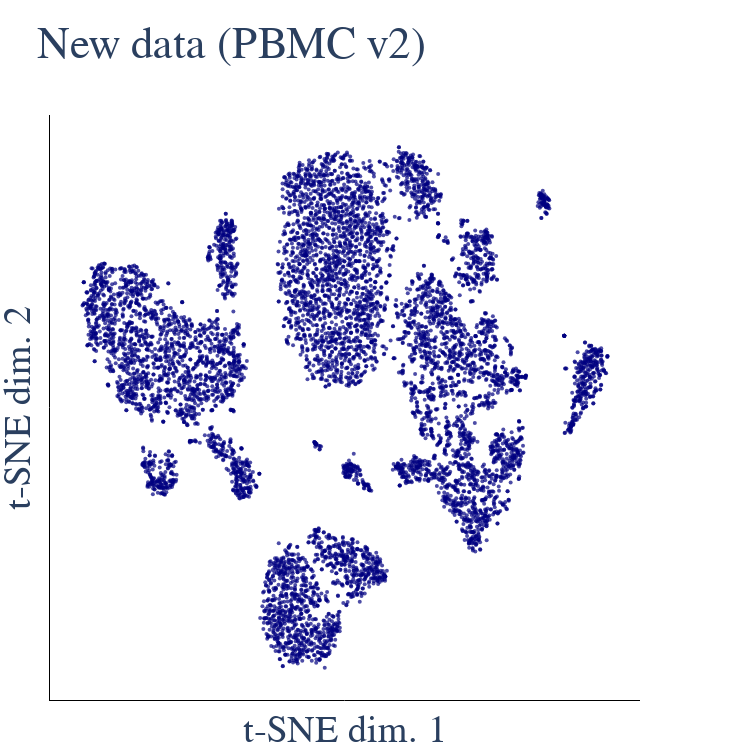

Notebook cell for this chart:
### Code cell
import gc

from monet import ExpMatrix
from monet import MonetModel
from monet import visualize

expression_file = 'data/v2_human_pbmc_8k_expression.npz'
monet_model_file = 'data/v3_human_pbmc_10k_monet_model.pickle'
#monet_model_file = 'output/v3_human_pbmc_10k_monet_model.pickle'

matrix = ExpMatrix.load_npz(expression_file)

monet_model = MonetModel.load_pickle(monet_model_file)

fig, tsne_scores = visualize.tsne_plot(
    matrix, monet_model,
    title='New data (PBMC v2)')
fig.show()

# free up memory
del matrix; gc.collect()

### Figure 1 — Plotly figure (JSON) as saved in the notebook; plotly's stock layout.template omitted (floating-point values rounded to 4 significant figures; data arrays with more than 128 entries replaced by an {"elided": "..."} marker saying what was removed)
{"data": [{"marker": {"color": "navy", "colorbar": {"len": 0.4, "outlinecolor": "black", "outlinewidth": 1, "separatethousands": true, "ticklen": 5, "ticks": "outside", "title": {"side": "right"}}, "colorscale": [[0, "rgb(103,0,31)"], [0.1, "rgb(178,24,43)"], [0.2, "rgb(214,96,77)"], [0.3, "rgb(244,165,130)"], [0.4, "rgb(253,219,199)"], [0.5, "rgb(247,247,247)"], [0.6, "rgb(209,229,240)"], [0.7, "rgb(146,197,222)"], [0.8, "rgb(67,147,195)"], [0.9, "rgb(33,102,172)"], [1, "rgb(5,48,97)"]], "opacity": 0.7, "reversescale": true, "showscale": false, "size": 4}, "mode": "markers", "name": "Cells", "type": "scatter", "x": {"elided": "8381 float values"}, "y": {"elided": "8381 float values"}}], "layout": {"font": {"family": "serif", "size": 32}, "height": 750, "margin": {"b": 50, "l": 50, "r": 90, "t": 115}, "plot_bgcolor": "white", "title": {"text": "New data (PBMC v2)"}, "width": 730, "xaxis": {"automargin": false, "linecolor": "black", "showline": true, "showticklabels": false, "ticklen": 5, "title": {"text": "t-SNE dim. 1"}}, "yaxis": {"automargin": false, "linecolor": "black", "showline": true, "showticklabels": false, "ticklen": 5, "title": {"text": "t-SNE dim. 2"}}}}
